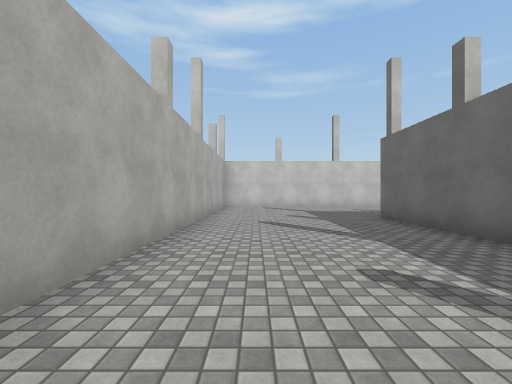
[1] (above)

21 first-person views from a walk through a scene from a Unity 3-D project. The camera is 1.3 m above the floor, looks level and sees 90° across. The floor is counted in squares, 2 m on a side. Each view is taken from the middle of a square. On the plan, view 1 faces up. The plan holds only what a view shows up to about 9 squares ahead; the rest is blank. The place goes on beyond the plan. The player character is not drawn. Surface patterns are stand-ins for the level's own textures.

[2]
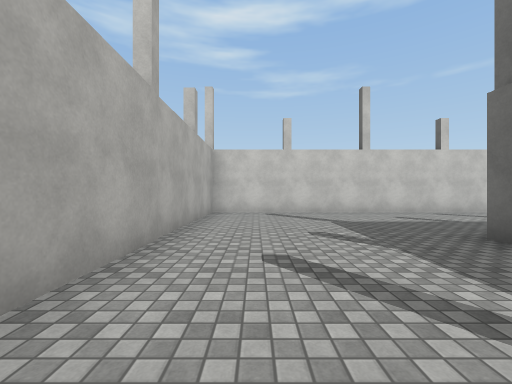

[3]
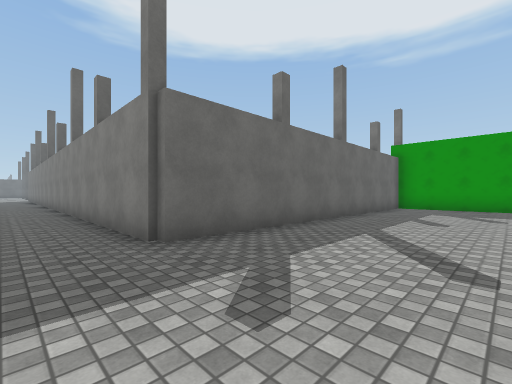

[4]
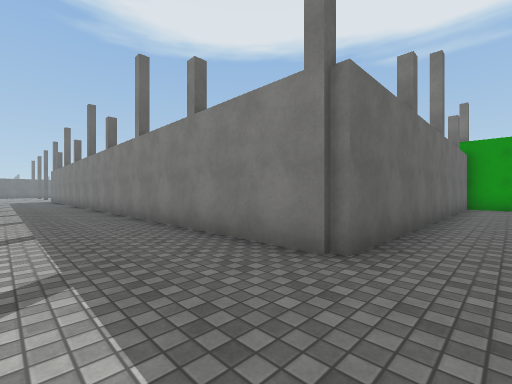

[5]
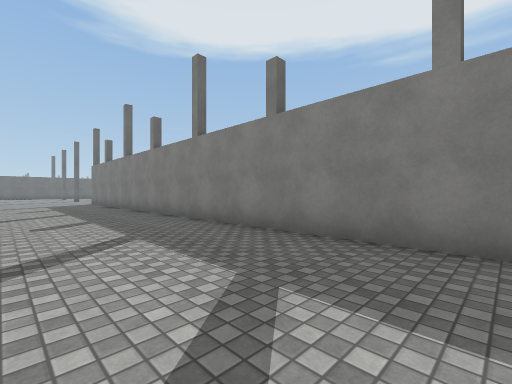

[6]
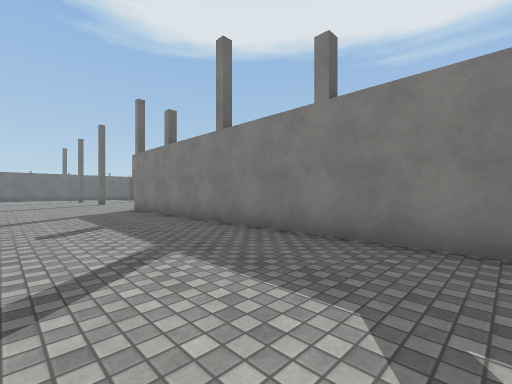

[7]
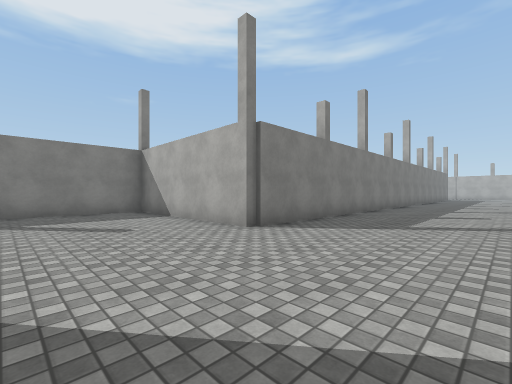

[8]
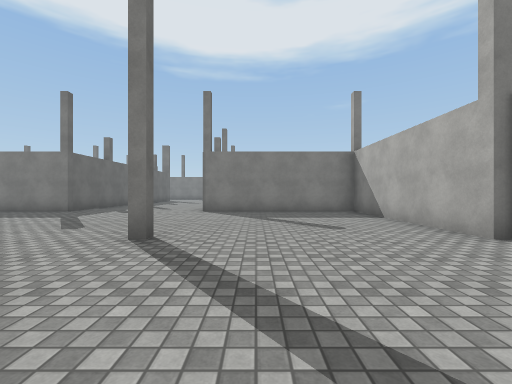

[9]
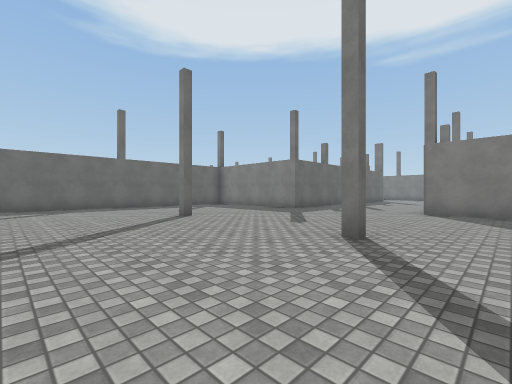

[10]
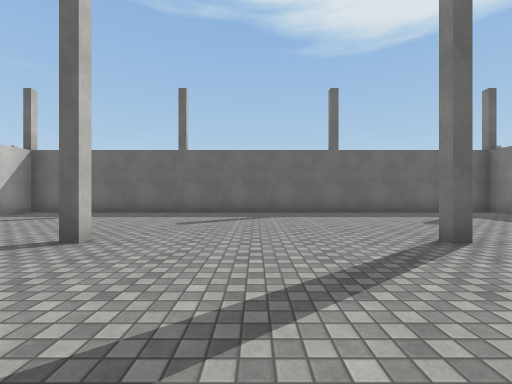

[11]
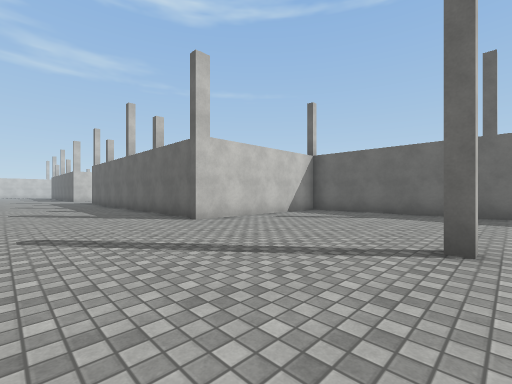

[12]
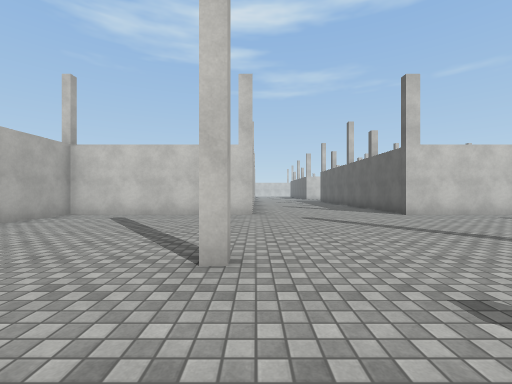

[13]
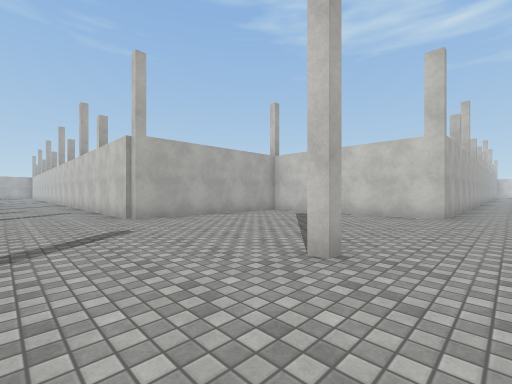

[14]
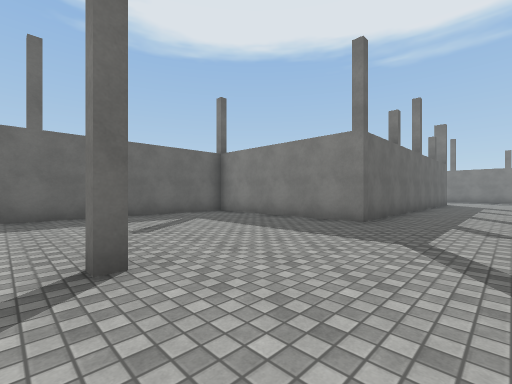

[15]
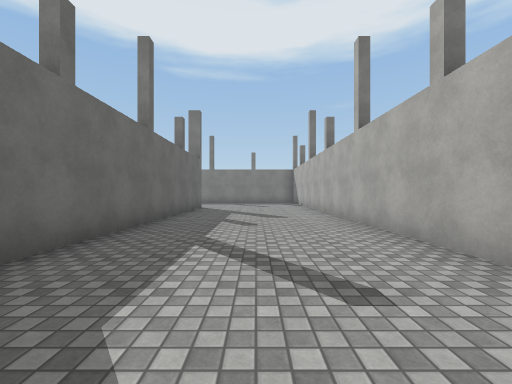

[16]
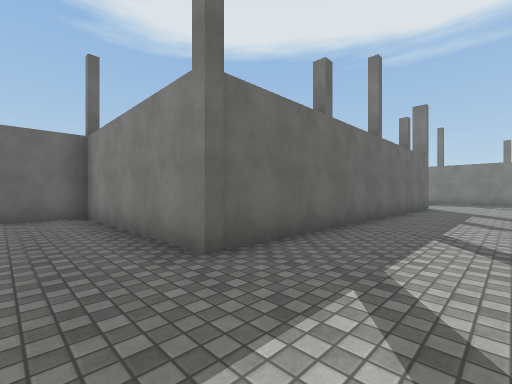

[17]
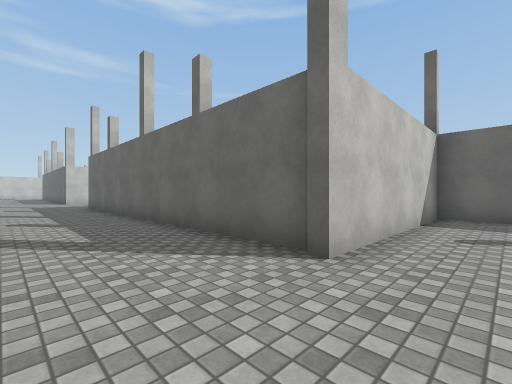

[18]
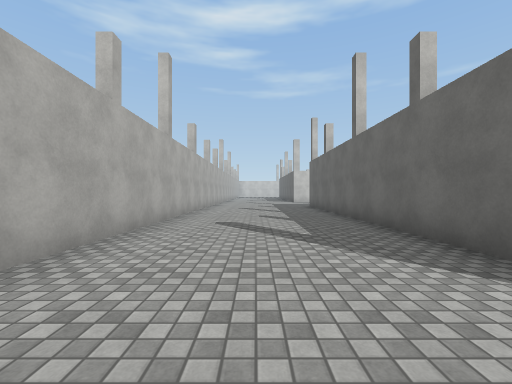

[19]
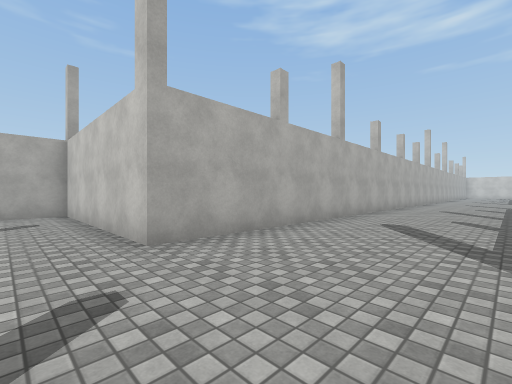

[20]
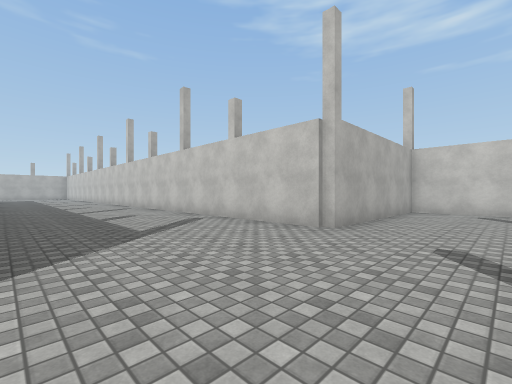

[21]
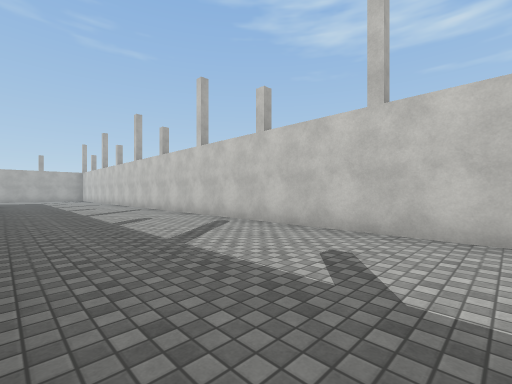

### Floor plan
Points are (right, up) in squares from view 1. A wall is a line through its corners. A room is listed if a view was taken in it or the views show most of it. See-through windows are left out.
Room 1 (views 1, 2, 3, 4, 5, 6, 7, 8, 9, 10, 11, 12, 13, 14, 15, 16, 17, 18, 19, 20, 21)
walls: (28.9, -0.1) (28.9, -7); (7.4, 11.1) (-1.3, 11.1) (-1.3, 1.2); (28.9, 24.5) (28.9, 16.3) (23.8, 16.3) (23.8, 11.1) (11.4, 11.1); (33.3, -7.4) (33.3, 1.5) (38.2, 1.5) (38.2, 16.3) (33.3, 16.3) (33.3, 24.5); (3.2, -2.6) (3.2, 6.6) (23.8, 6.6) (23.8, 1.5) (28.9, 1.5); (0, -3.1) (2.8, -3.1)

Where each view was taken, in squares from view 1:
view 1: 0 up, 0 right, facing up
view 2: 3 up, 0 right, facing up
view 3: 8 up, 0 right, facing down-right
view 4: 9 up, 2 right, facing down-right
view 5: 10 up, 8 right, facing down-right
view 6: 10 up, 14 right, facing down-right
view 7: 10 up, 27 right, facing down-left
view 8: 10 up, 27 right, facing down
view 9: 10 up, 27 right, facing down-right
view 10: 9 up, 30 right, facing right
view 11: 11 up, 30 right, facing up-right
view 12: 9 up, 29 right, facing up
view 13: 9 up, 30 right, facing up-left
view 14: 7 up, 31 right, facing down-right
view 15: 2 up, 31 right, facing down
view 16: 3 up, 31 right, facing down-right
view 17: 15 up, 31 right, facing up-right
view 18: 15 up, 31 right, facing up
view 19: 15 up, 32 right, facing up-left
view 20: 7 up, 26 right, facing up-left
view 21: 7 up, 20 right, facing up-left
